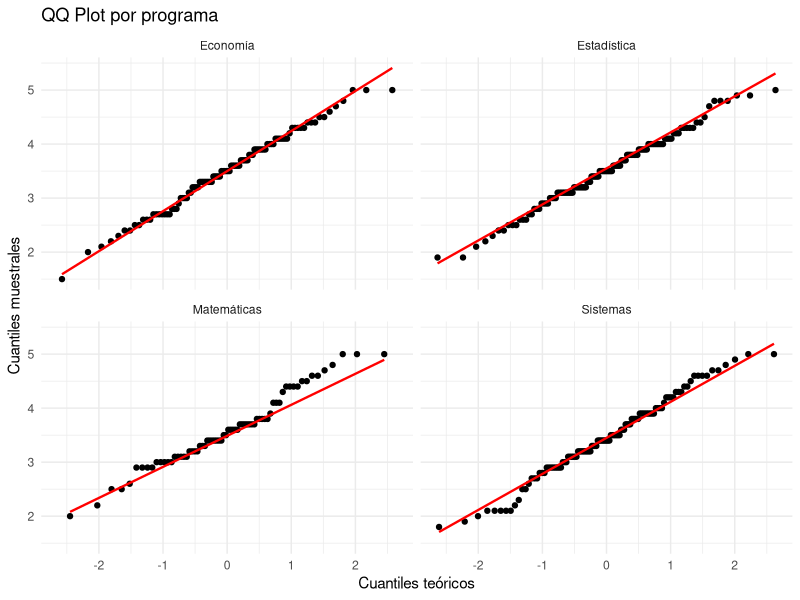
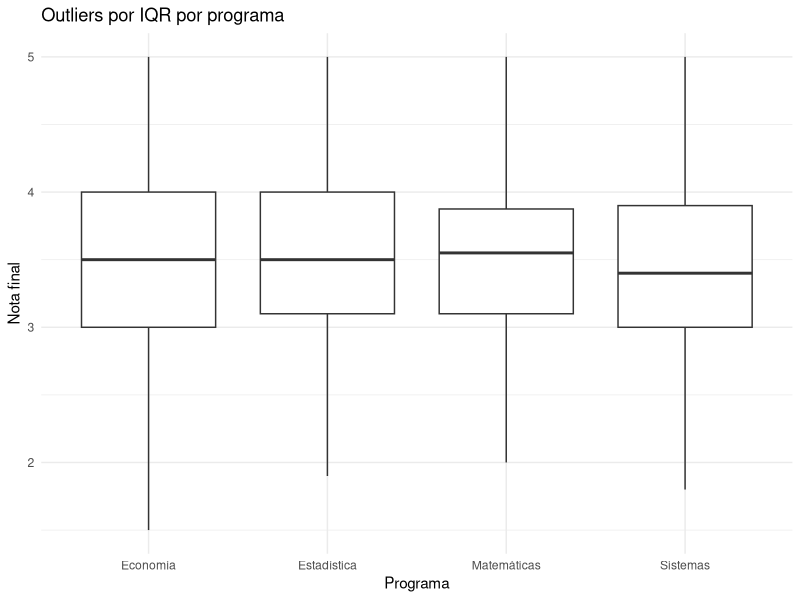
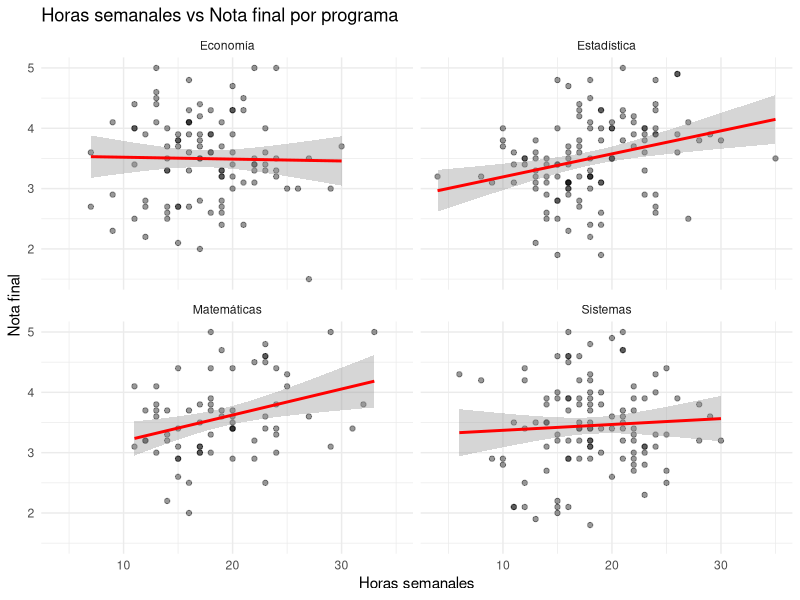

Generate these figures, in order, with R:
## ---- chunk 1
knitr::opts_chunk$set(echo = TRUE)
## ---- chunk 2
library(tidyverse)
set.seed(2025)

n <- 400
estudiantes <- tibble(
  id         = 1:n,
  programa   = sample(c("Estadística","Sistemas","Economía","Matemáticas"),
                      n, replace = TRUE, prob = c(.3,.3,.25,.15)),
  semestre   = sample(1:10, n, replace = TRUE),
  sexo       = sample(c("Mujer","Hombre"), n, replace = TRUE),
  nota_final = round(rnorm(n, mean = 3.5, sd = 0.7), 1) |> pmin(5) |> pmax(0),
  horas_sem  = round(rnorm(n, mean = 18, sd = 5)),
  beca       = sample(c("Sí","No"), n, replace = TRUE, prob = c(.3,.7))
)
## ---- chunk 3
# Prueba de Shapiro-Wilk por programa
estudiantes |>
  group_by(programa) |>
  summarise(
    W       = shapiro.test(nota_final)$statistic,
    p_valor = shapiro.test(nota_final)$p.value
  )
## ---- chunk 4
library(ggplot2)

ggplot(estudiantes, aes(sample = nota_final)) +
  stat_qq() +
  stat_qq_line(color = "red", linewidth = 0.8) +
  facet_wrap(~ programa) +
  labs(
    title = "QQ Plot por programa",
    x     = "Cuantiles teóricos",
    y     = "Cuantiles muestrales"
  ) +
  theme_minimal()
## ---- chunk 5
estudiantes |>
  group_by(programa) |>
  summarise(
    media       = mean(nota_final),
    mediana     = median(nota_final),
    media_recortada = mean(nota_final, trim = 0.1),  # trim 10%
    mad         = mad(nota_final),                   # desv. absoluta mediana
    cv          = sd(nota_final) / mean(nota_final), # coef. variación
    asimetria   = (mean(nota_final) - median(nota_final)) / sd(nota_final)
  )
## ---- chunk 6
detectar_outliers <- function(x) {
  q1  <- quantile(x, 0.25); q3 <- quantile(x, 0.75)
  iqr <- q3 - q1
  z   <- (x - mean(x)) / sd(x)
  tibble(
    valor      = x,
    outlier_iqr = x < (q1 - 1.5 * iqr) | x > (q3 + 1.5 * iqr),
    outlier_z   = abs(z) > 3
  )
}

estudiantes |>
  group_by(programa) |>
  reframe(detectar_outliers(nota_final)) |>
  summarise(n_iqr = sum(outlier_iqr), n_z = sum(outlier_z))
## ---- chunk 7
# Obtener los outliers por IQR
outliers_df <- estudiantes |>
  group_by(programa) |>
  reframe(detectar_outliers(nota_final)) |>
  filter(outlier_iqr)

# Boxplot con outliers resaltados
ggplot(estudiantes, aes(x = programa, y = nota_final)) +
  geom_boxplot(outlier.shape = NA) +          # oculta los outliers default del boxplot
  geom_point(
    data  = outliers_df,
    aes(x = programa, y = valor),
    color = "red", size = 2.5, alpha = 0.7
  ) +
  labs(
    title = "Outliers por IQR por programa",
    x     = "Programa",
    y     = "Nota final"
  ) +
  theme_minimal()
## ---- chunk 8
#Analiza la relación entre horas de estudio y nota final usando dos coeficientes.
# Pearson (asume linealidad y normalidad) vs Spearman (no paramétrico)
estudiantes |>
  group_by(programa) |>
  summarise(
    r_pearson  = cor(horas_sem, nota_final, method = "pearson"),
    r_spearman = cor(horas_sem, nota_final, method = "spearman"),
    p_pearson  = cor.test(horas_sem, nota_final, method = "pearson")$p.value,
    p_spearman = cor.test(horas_sem, nota_final, method = "spearman")$p.value
  )
## ---- chunk 9
ggplot(estudiantes, aes(x = horas_sem, y = nota_final)) +
  geom_point(alpha = 0.4, size = 1.5) +
  geom_smooth(method = "lm", color = "red", se = TRUE) +
  facet_wrap(~ programa) +
  labs(
    title = "Horas semanales vs Nota final por programa",
    x     = "Horas semanales",
    y     = "Nota final"
  ) +
  theme_minimal()
## ---- chunk 10
# Kruskal-Wallis (no paramétrico, no asume normalidad)
kruskal.test(nota_final ~ programa, data = estudiantes)

# Tamaño del efecto: eta-cuadrado de Kruskal-Wallis
# eta^2 = (H - k + 1) / (n - k)  donde H es el estadístico y k el número de grupos
H <- kruskal.test(nota_final ~ programa, data = estudiantes)$statistic
k <- n_distinct(estudiantes$programa)
n <- nrow(estudiantes)
eta2 <- (H - k + 1) / (n - k)
eta2
